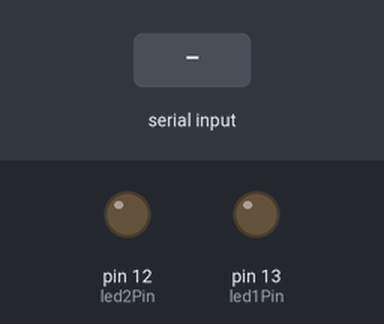
The sketch below on a simulated Arduino Uno, built with avr-gcc and run on an emulated ATmega328P. Parts: output pins drawn as LEDs (lit = HIGH). Inputs (shaded band) come from the test bench.

Above: at 1.2 s.
1.3 s: "A" received over Serial
At 2.1 s:
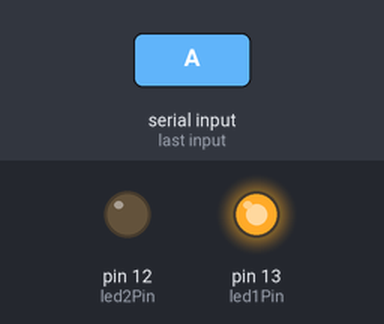
2.8 s: "B" received over Serial
At 3.2 s:
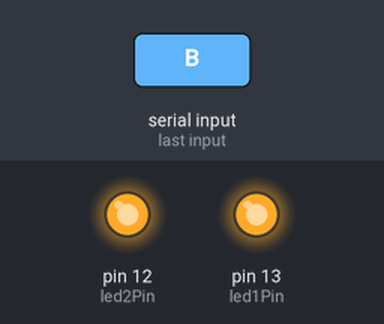
4.3 s: "a" received over Serial
At 5.5 s:
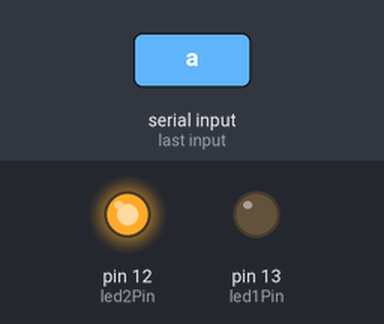
5.8 s: "b" received over Serial
At 6.7 s:
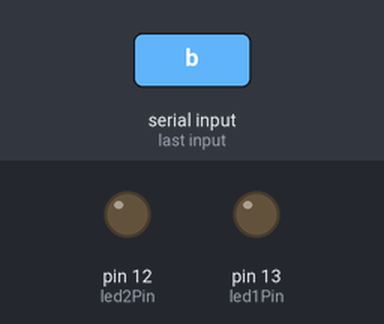
Timing chart, 0 to 8.3 s (numbered marks = the images above; inputs shaded):
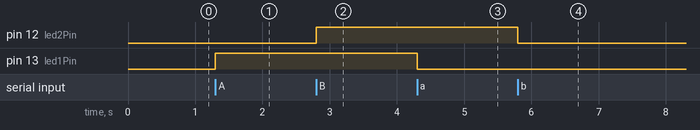

Measured:
- after the input at 1.3 s, pin 13 (led1Pin): LOW → HIGH at once
- after the input at 2.8 s, pin 12 (led2Pin): LOW → HIGH at once
- after the input at 4.3 s, pin 13 (led1Pin): HIGH → LOW at once
- after the input at 5.8 s, pin 12 (led2Pin): HIGH → LOW at once

The sketch:

PotPMAssign.ino
```cpp
const int potPin = 1;
const int btn1Pin = 2;
const int btn2Pin = 4;
const int btn3Pin = 5;
const int led1Pin = 13;
const int led2Pin = 12;

void setup() {
  Serial.begin(9600);
  pinMode(potPin, INPUT);
  pinMode(btn1Pin, INPUT_PULLUP);
  pinMode(btn2Pin, INPUT_PULLUP);
  pinMode(btn3Pin, INPUT_PULLUP);
  pinMode(led1Pin, OUTPUT);
  pinMode(led2Pin, OUTPUT);
}

void loop() {
  if (Serial.available() > 0) {
    char incoming = Serial.read();

    if (incoming == 'r') {
      int potValue = analogRead(potPin);
      int btn1 = digitalRead(btn1Pin) == LOW ? 1 : 0;
      int btn2 = digitalRead(btn2Pin) == LOW ? 1 : 0;
      int btn3 = digitalRead(btn3Pin) == LOW ? 1 : 0;

      Serial.print(potValue);
      Serial.print(",");
      Serial.print(btn1);
      Serial.print(",");
      Serial.print(btn2);
      Serial.print(",");
      Serial.println(btn3);
    }
    else if (incoming == 'A') {
      digitalWrite(led1Pin, HIGH);
    }
    else if (incoming == 'a') {
      digitalWrite(led1Pin, LOW);
    }
    else if (incoming == 'B') {
      digitalWrite(led2Pin, HIGH);
    }
    else if (incoming == 'b') {
      digitalWrite(led2Pin, LOW);
    }
  }
}
```
